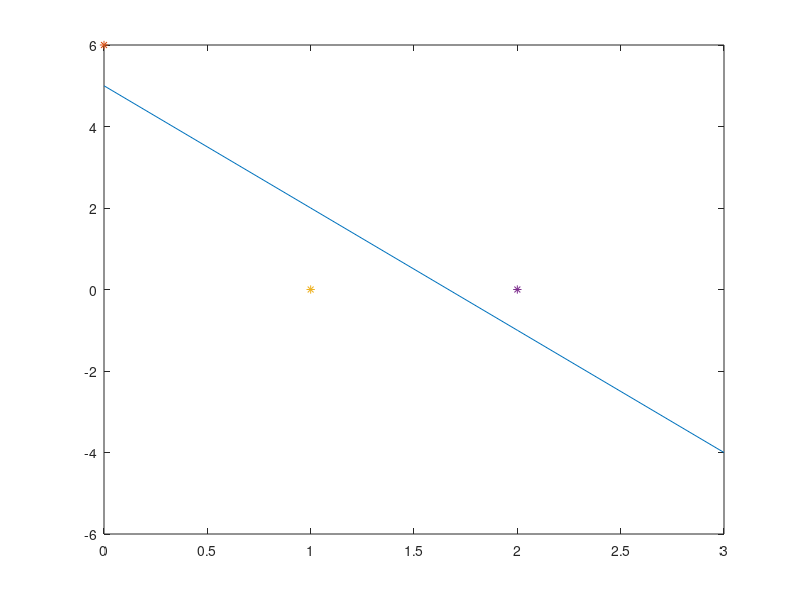

Write the MATLAB code that produced this figure.
a=[1 0;1 1;1 2];
b=[6 0 0]';
x=inv(a'*a)*a'*b;
p=a*x;
e=(p(1)-b(1))^2+(p(2)-b(2))^2+(p(3)-b(3))^2;
%hata=0;for k=1:1:3
%hata=(p(k)-b(k))^2+hata;
%end
%hata
t=0:3;
y=x(1)+x(2)*t;
plot(t,y)
hold on
plot(0,6,'*');
plot(1,0,'*');
plot(2,0,'*');
